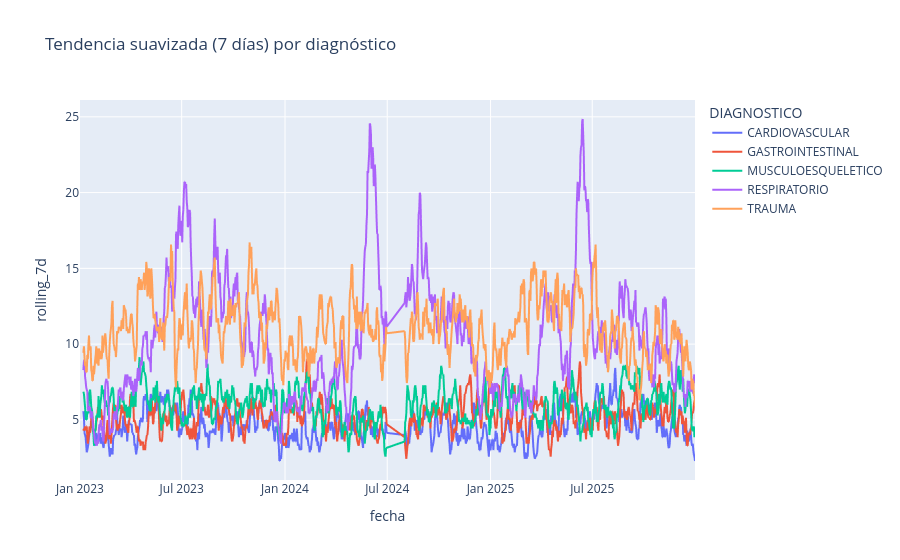

The cell this chart's notebook holds for it:
### Code cell
diag_ts["rolling_7d"] = (
    diag_ts.groupby("DIAGNOSTICO")["pacientes"]
    .transform(lambda x: x.rolling(7).mean())
)
fig = px.line(
    diag_ts,
    x="fecha",
    y="rolling_7d",
    color="DIAGNOSTICO",
    title="Tendencia suavizada (7 días) por diagnóstico"
)

fig.show()

### Figure 1 — Plotly figure (JSON) as saved in the notebook; plotly's stock layout.template omitted (floating-point values rounded to 4 significant figures; data arrays with more than 128 entries replaced by an {"elided": "..."} marker saying what was removed)
{"data": [{"hovertemplate": "DIAGNOSTICO=CARDIOVASCULAR<br>fecha=%{x}<br>rolling_7d=%{y}<extra></extra>", "legendgroup": "CARDIOVASCULAR", "line": {"color": "#636efa", "dash": "solid"}, "marker": {"symbol": "circle"}, "mode": "lines", "name": "CARDIOVASCULAR", "showlegend": true, "type": "scattergl", "x": {"elided": "1047 str values"}, "xaxis": "x", "y": {"elided": "1047 float values"}, "yaxis": "y"}, {"hovertemplate": "DIAGNOSTICO=GASTROINTESTINAL<br>fecha=%{x}<br>rolling_7d=%{y}<extra></extra>", "legendgroup": "GASTROINTESTINAL", "line": {"color": "#EF553B", "dash": "solid"}, "marker": {"symbol": "circle"}, "mode": "lines", "name": "GASTROINTESTINAL", "showlegend": true, "type": "scattergl", "x": {"elided": "1059 str values"}, "xaxis": "x", "y": {"elided": "1059 float values"}, "yaxis": "y"}, {"hovertemplate": "DIAGNOSTICO=MUSCULOESQUELETICO<br>fecha=%{x}<br>rolling_7d=%{y}<extra></extra>", "legendgroup": "MUSCULOESQUELETICO", "line": {"color": "#00cc96", "dash": "solid"}, "marker": {"symbol": "circle"}, "mode": "lines", "name": "MUSCULOESQUELETICO", "showlegend": true, "type": "scattergl", "x": {"elided": "1051 str values"}, "xaxis": "x", "y": {"elided": "1051 float values"}, "yaxis": "y"}, {"hovertemplate": "DIAGNOSTICO=RESPIRATORIO<br>fecha=%{x}<br>rolling_7d=%{y}<extra></extra>", "legendgroup": "RESPIRATORIO", "line": {"color": "#ab63fa", "dash": "solid"}, "marker": {"symbol": "circle"}, "mode": "lines", "name": "RESPIRATORIO", "showlegend": true, "type": "scattergl", "x": {"elided": "1062 str values"}, "xaxis": "x", "y": {"elided": "1062 float values"}, "yaxis": "y"}, {"hovertemplate": "DIAGNOSTICO=TRAUMA<br>fecha=%{x}<br>rolling_7d=%{y}<extra></extra>", "legendgroup": "TRAUMA", "line": {"color": "#FFA15A", "dash": "solid"}, "marker": {"symbol": "circle"}, "mode": "lines", "name": "TRAUMA", "showlegend": true, "type": "scattergl", "x": {"elided": "1064 str values"}, "xaxis": "x", "y": {"elided": "1064 float values"}, "yaxis": "y"}], "layout": {"legend": {"title": {"text": "DIAGNOSTICO"}, "tracegroupgap": 0}, "title": {"text": "Tendencia suavizada (7 días) por diagnóstico"}, "xaxis": {"anchor": "y", "domain": [0, 1], "title": {"text": "fecha"}}, "yaxis": {"anchor": "x", "domain": [0, 1], "title": {"text": "rolling_7d"}}}}
